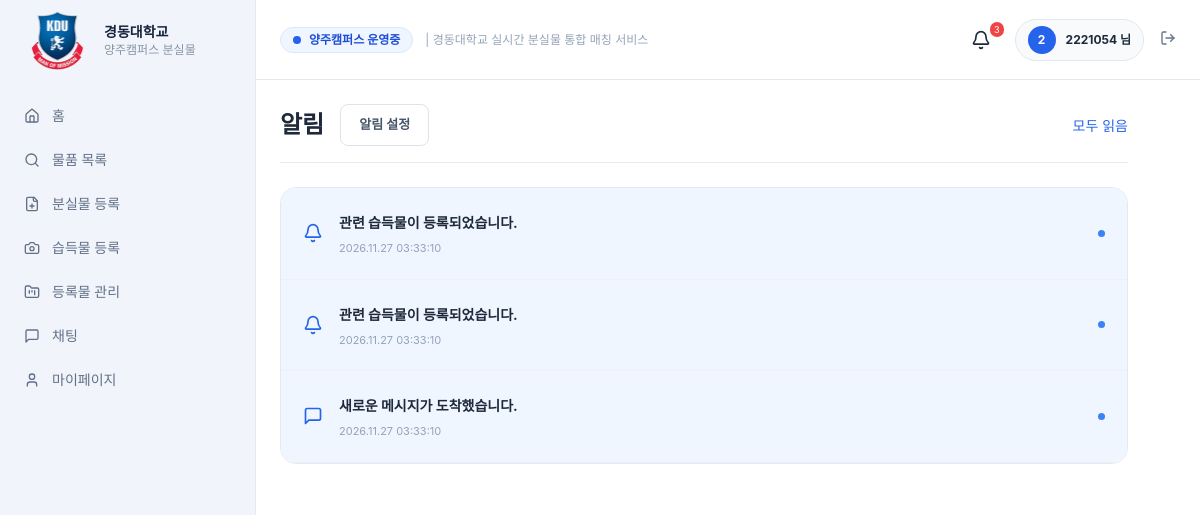
Page /notifications (signed in) on the committed database.
### tables this page shows
CREATE TABLE notifications(
 id INTEGER PRIMARY KEY AUTOINCREMENT,recipient TEXT NOT NULL REFERENCES students(student_no),
 event_type TEXT NOT NULL,event_key TEXT NOT NULL,body TEXT NOT NULL,item_id INTEGER REFERENCES items(id),
 chat_id INTEGER REFERENCES chats(id),created_at TEXT NOT NULL,is_read INTEGER NOT NULL DEFAULT 0,
 UNIQUE(recipient,event_type,event_key)
);

### app.py (the view)
    @app.get('/notifications')
    @login_required
    def notifications():
        rows=get_db().execute('SELECT * FROM notifications WHERE recipient=? ORDER BY id DESC',(session['student_no'],)).fetchall()
        return render_template('notifications.html',notifications=rows,screen='notifications')

### app.py (called while the page is built)
def login_required(fn):
    @wraps(fn)
    def wrapped(*a,**kw):
        if not session.get('student_no'):
            if request.path.startswith('/api/'):return jsonify(error='로그인이 필요합니다.'),401
            return redirect(url_for('login'))
        return fn(*a,**kw)
    return wrapped

### db.py (called while the page is built)
def get_db():
    if 'db' not in g:
        g.db=sqlite3.connect(current_app.config['DATABASE'],timeout=10)
        g.db.row_factory=sqlite3.Row
        g.db.execute('PRAGMA foreign_keys=ON')
    return g.db

### templates/notifications.html
{% extends 'base.html' %}{% block content %}<div class="p-6 space-y-6 max-w-4xl"><div class="flex items-center justify-between border-b border-slate-200 pb-4"><div class="flex items-center gap-4"><h2 class="text-2xl font-extrabold">알림</h2><a class="button-outline" href="{{url_for('notification_settings')}}">알림 설정</a></div><form method="post" action="{{url_for('read_all')}}"><input type="hidden" name="csrf_token" value="{{csrf_token}}"><button class="text-sm text-blue-600">모두 읽음</button></form></div><div class="border border-slate-200 rounded-2xl overflow-hidden">{% for n in notifications %}<form method="post" action="{{url_for('notification_open',nid=n.id)}}"><input type="hidden" name="csrf_token" value="{{csrf_token}}"><button class="notification-row {{'unread' if not n.is_read}}"><i data-lucide="{{'bell' if n.event_type=='match' else 'message-square'}}" class="w-5 h-5 text-blue-600"></i><span><b>{{n.body}}</b><small>{{n.created_at}}</small></span>{% if not n.is_read %}<span class="unread-dot"></span>{% endif %}</button></form>{% else %}<p class="p-8 text-slate-400">알림이 없습니다.</p>{% endfor %}</div></div>{% endblock %}

### static/css/original.css (style rules this page uses)
body { font-family: 'Inter', sans-serif; }
#app main, #app main > div { background:#f8f9fc; }
#app main .text-blue-600, #app header .text-blue-600 { color:#2563eb; }
#app main .border-slate-200 { border-color:#e5eaf1; }
#app main, #app main > div { background:#fff; }

### static/css/app.css (style rules this page uses)
body { margin:0;font-family:Inter,'Malgun Gothic',sans-serif }
button,a,input { touch-action:manipulation }
a { text-decoration:none;color:inherit }
form { margin:0 }
.button-primary,.button-outline { display:inline-flex;justify-content:center;align-items:center;gap:7px;min-height:42px;padding:10px 18px;border-radius:8px;font-size:13px;font-weight:600;box-sizing:border-box;cursor:pointer }
.button-outline { background:white;color:#475569;border:1px solid #dce4ee }
.notification-row { display:flex;align-items:center;gap:16px;width:100%;padding:22px;text-align:left;border-bottom:1px solid #edf1f5;background:white }
.notification-row.unread { background:#f0f6ff }
.notification-row small { display:block;font-size:11px;color:#94a3b8;margin-top:6px }
.notification-row b { font-size:14px }
.unread-dot { width:7px;height:7px;border-radius:50%;background:#3b82f6;margin-left:auto }

### rows in the picture
notifications: body "관련 습득물이 등록되었습니다.", created_at "2026.11.27 03:33:10", is_read 0 (drawn)
notifications: body "관련 습득물이 등록되었습니다.", created_at "2026.11.27 03:33:10", is_read 0 (drawn)
notifications: body "새로운 메시지가 도착했습니다.", created_at "2026.11.27 03:33:10", is_read 0 (drawn)

### other values in the picture
{{ label }} "홈" "물품 목록" "분실물 등록" "습득물 등록" "등록물 관리" "채팅" "마이페이지"
{{ unread }} "3"
{{ me[0] }} "2"
{{ me }} "2221054"
